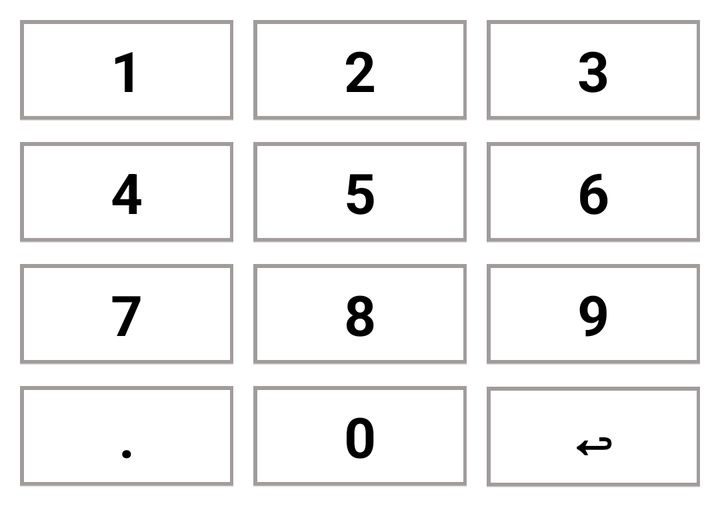
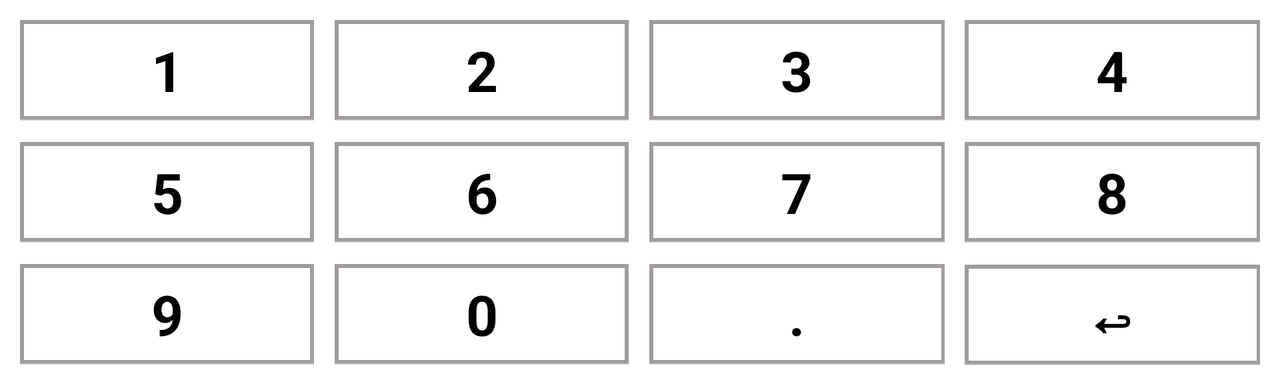

One screen, two layout resources from the same app: the default and the repository's alternative for another configuration. Each is rendered where Android would select it; the XML of both is given below.
<!-- AndroidManifest.xml: application theme AppTheme -->
<!-- res/layout/virtual_keyboard.xml -->
<?xml version="1.0" encoding="utf-8"?>
<LinearLayout xmlns:android="http://schemas.android.com/apk/res/android"
    android:layout_width="match_parent"
    android:layout_height="wrap_content"
    android:orientation="vertical"
    android:padding="5dp"
    android:visibility="visible">

    <LinearLayout
        android:layout_width="match_parent"
        android:layout_height="wrap_content"
        android:orientation="horizontal"
        android:weightSum="3">

        <Button
            style="@style/VirtualKeyboardButton"
            android:tag="@string/one"
            android:text="@string/one" />

        <Button
            style="@style/VirtualKeyboardButton"
            android:tag="@string/two"
            android:text="@string/two" />

        <Button
            style="@style/VirtualKeyboardButton"
            android:tag="@string/three"
            android:text="@string/three" />

    </LinearLayout>

    <LinearLayout
        android:layout_width="match_parent"
        android:layout_height="wrap_content"
        android:orientation="horizontal"
        android:weightSum="3">


        <Button
            style="@style/VirtualKeyboardButton"
            android:tag="@string/four"
            android:text="@string/four" />

        <Button
            style="@style/VirtualKeyboardButton"
            android:tag="@string/five"
            android:text="@string/five" />

        <Button
            style="@style/VirtualKeyboardButton"
            android:tag="@string/six"
            android:text="@string/six" />

    </LinearLayout>


    <LinearLayout
        android:layout_width="match_parent"
        android:layout_height="wrap_content"
        android:orientation="horizontal"
        android:weightSum="3">

        <Button
            style="@style/VirtualKeyboardButton"
            android:tag="@string/seven"
            android:text="@string/seven" />

        <Button
            style="@style/VirtualKeyboardButton"
            android:tag="@string/eight"
            android:text="@string/eight" />

        <Button
            style="@style/VirtualKeyboardButton"
            android:tag="@string/nine"
            android:text="@string/nine" />

    </LinearLayout>

    <LinearLayout
        android:layout_width="match_parent"
        android:layout_height="wrap_content"
        android:orientation="horizontal"
        android:weightSum="3">

        <Button
            style="@style/VirtualKeyboardButton"
            android:tag="@string/dot"
            android:text="@string/dot" />

        <Button
            style="@style/VirtualKeyboardButton"
            android:tag="@string/zero"
            android:text="@string/zero" />

        <Button
            style="@style/VirtualKeyboardButton"
            android:tag="@string/backspace"
            android:text="@string/backspace" />
    </LinearLayout>

</LinearLayout>
<!-- resources referenced by this layout -->
<resources>
  <string name="backspace">↩</string>
  <string name="dot">.</string>
  <string name="eight">8</string>
  <string name="five">5</string>
  <string name="four">4</string>
  <string name="nine">9</string>
  <string name="one">1</string>
  <string name="seven">7</string>
  <string name="six">6</string>
  <string name="three">3</string>
  <string name="two">2</string>
  <string name="zero">0</string>
  <style name="VirtualKeyboardButton">
          <item name="android:background">@drawable/key_button</item>
          <item name="android:layout_margin">5dp</item>
          <item name="android:layout_width">0dp</item>
          <item name="android:layout_height">wrap_content</item>
          <item name="android:layout_weight">1</item>
          <item name="android:textColor">@android:color/black</item>
          <item name="android:textStyle">bold</item>
          <item name="android:textSize">28sp</item>
          <item name="android:onClick">virtualKeyboardClick</item>
      </style>
  <!-- from res/values-v14/ -->
  <style name="AppTheme" parent="android:Theme.Holo.Light.NoActionBar">
          <item name="android:windowBackground">@android:color/background_light</item>
          <item name="android:colorBackground">@android:color/background_light</item>
      </style>
  <!-- drawable key_button (drawable) -->
  <?xml version="1.0" encoding="utf-8"?>
  <selector xmlns:android="http://schemas.android.com/apk/res/android">
      <item android:drawable="@drawable/btn_normal" android:state_enabled="false" />
      <item android:drawable="@drawable/btn_press" android:state_pressed="true" />
      <item android:drawable="@drawable/btn_normal" android:state_focused="false" />
      <item android:drawable="@drawable/btn_normal" />
  </selector>
  <!-- drawable btn_normal: png bitmap (drawable-mdpi, 270 bytes) -->
  <!-- drawable btn_press: png bitmap (drawable-mdpi, 173 bytes) -->
</resources>
<!-- res/layout-land/virtual_keyboard.xml (the repository's variant of the layout above) -->
<!-- drawn on the phone turned sideways -->
<?xml version="1.0" encoding="utf-8"?>
<LinearLayout xmlns:android="http://schemas.android.com/apk/res/android"
    android:layout_width="match_parent"
    android:layout_height="wrap_content"
    android:orientation="vertical"
    android:padding="5dp"
    android:visibility="visible">

    <LinearLayout
        android:layout_width="match_parent"
        android:layout_height="wrap_content"
        android:orientation="horizontal"
        android:weightSum="4">

        <Button
            style="@style/VirtualKeyboardButton"
            android:tag="@string/one"
            android:text="@string/one" />

        <Button
            style="@style/VirtualKeyboardButton"
            android:tag="@string/two"
            android:text="@string/two" />

        <Button
            style="@style/VirtualKeyboardButton"
            android:tag="@string/three"
            android:text="@string/three" />

        <Button
            style="@style/VirtualKeyboardButton"
            android:tag="@string/four"
            android:text="@string/four" />

    </LinearLayout>

    <LinearLayout
        android:layout_width="match_parent"
        android:layout_height="wrap_content"
        android:orientation="horizontal"
        android:weightSum="4">

        <Button
            style="@style/VirtualKeyboardButton"
            android:tag="@string/five"
            android:text="@string/five" />

        <Button
            style="@style/VirtualKeyboardButton"
            android:tag="@string/six"
            android:text="@string/six" />

        <Button
            style="@style/VirtualKeyboardButton"
            android:tag="@string/seven"
            android:text="@string/seven" />

        <Button
            style="@style/VirtualKeyboardButton"
            android:tag="@string/eight"
            android:text="@string/eight" />
    </LinearLayout>


    <LinearLayout
        android:layout_width="match_parent"
        android:layout_height="wrap_content"
        android:orientation="horizontal"
        android:weightSum="4">

        <Button
            style="@style/VirtualKeyboardButton"
            android:tag="@string/nine"
            android:text="@string/nine" />

        <Button
            style="@style/VirtualKeyboardButton"
            android:tag="@string/zero"
            android:text="@string/zero" />

        <Button
            style="@style/VirtualKeyboardButton"
            android:tag="@string/dot"
            android:text="@string/dot" />

        <Button
            style="@style/VirtualKeyboardButton"
            android:tag="@string/backspace"
            android:text="@string/backspace" />
    </LinearLayout>

</LinearLayout>
